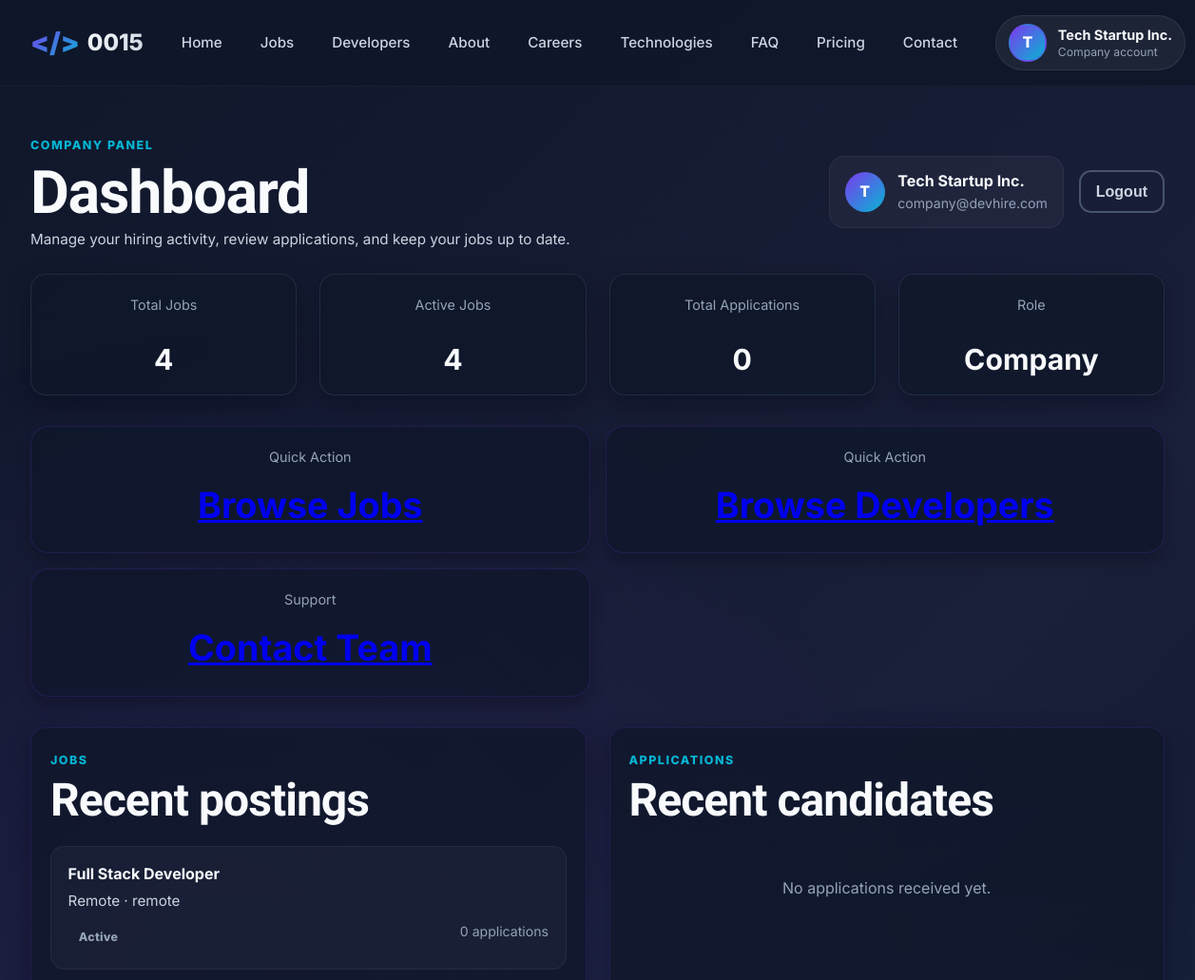
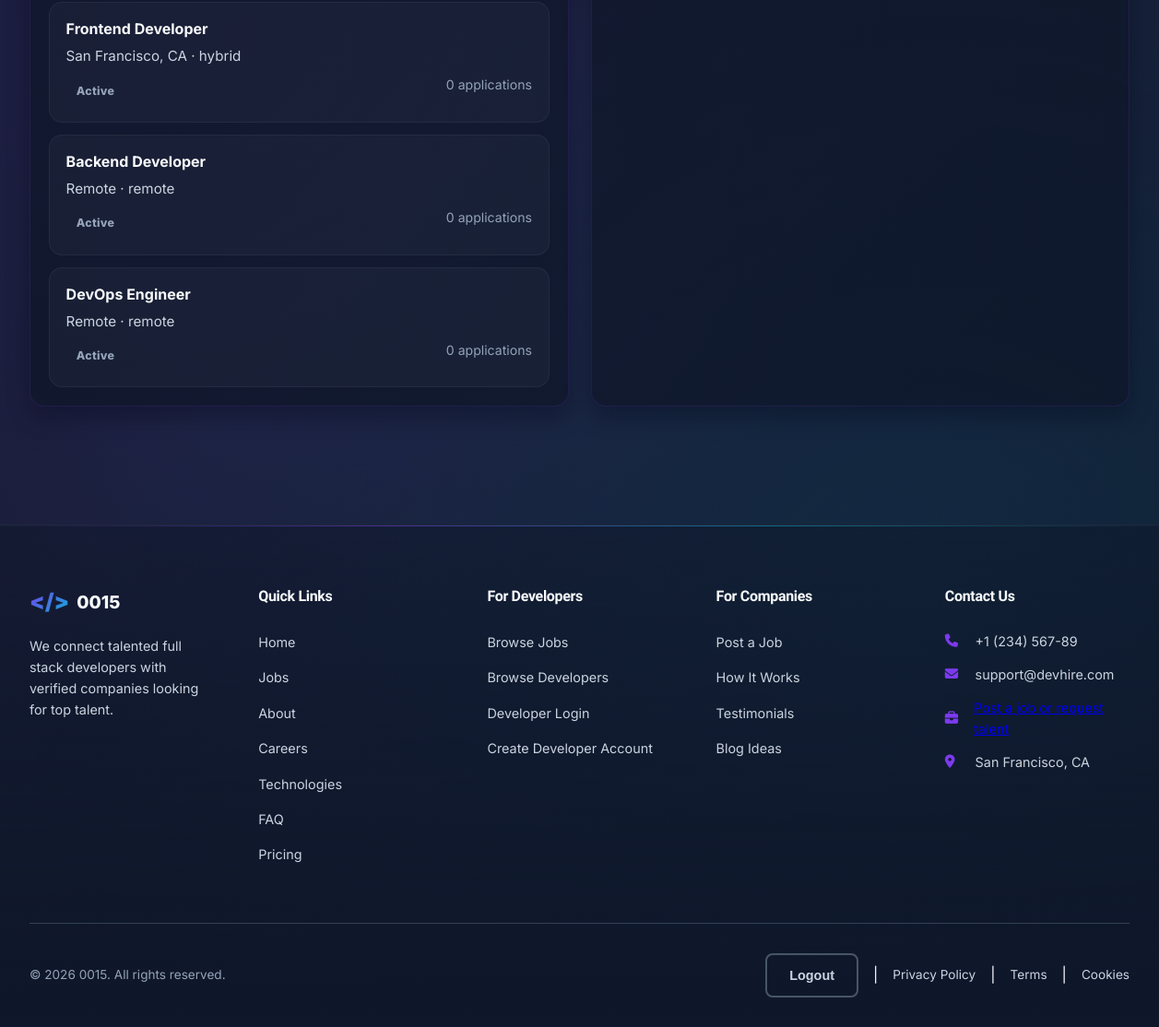
Screenshot of /company/dashboard.php (signed in) with the database file from the repository (2 pictures, top to bottom).
### tables this page shows
CREATE TABLE users (
    id INT PRIMARY KEY AUTO_INCREMENT,
    fullName VARCHAR(255) NOT NULL,
    email VARCHAR(255) NOT NULL UNIQUE,
    password VARCHAR(255) NOT NULL,
    firebase_uid VARCHAR(255) DEFAULT NULL UNIQUE,
    provider VARCHAR(100) DEFAULT 'password',
    phone VARCHAR(20) DEFAULT NULL,
    role ENUM('developer', 'company') NOT NULL DEFAULT 'developer',
    experience VARCHAR(50) DEFAULT NULL,
    techStack LONGTEXT DEFAULT NULL,
    portfolio_url VARCHAR(255) DEFAULT NULL,
    company_name VARCHAR(255) DEFAULT NULL,
    company_description LONGTEXT DEFAULT NULL,
    profile_image VARCHAR(255) DEFAULT NULL,
    bio LONGTEXT DEFAULT NULL,
    verified BOOLEAN NOT NULL DEFAULT FALSE,
    last_login_at TIMESTAMP NULL DEFAULT NULL,
    created_at TIMESTAMP NOT NULL DEFAULT CURRENT_TIMESTAMP,
    updated_at TIMESTAMP NOT NULL DEFAULT CURRENT_TIMESTAMP ON UPDATE CURRENT_TIMESTAMP,
    INDEX idx_email (email),
    INDEX idx_role (role),
    INDEX idx_firebase_uid (firebase_uid),
    INDEX idx_provider (provider)
);

CREATE TABLE jobs (
    id INT PRIMARY KEY AUTO_INCREMENT,
    title VARCHAR(255) NOT NULL,
    company_id INT NOT NULL,
    description LONGTEXT NOT NULL,
    requirements LONGTEXT NOT NULL,
    salary_min INT DEFAULT NULL,
    salary_max INT DEFAULT NULL,
    experience_level VARCHAR(50) DEFAULT NULL,
    job_type ENUM('full-time', 'part-time', 'contract', 'freelance') NOT NULL DEFAULT 'full-time',
    work_mode ENUM('remote', 'hybrid', 'on-site') NOT NULL DEFAULT 'remote',
    location VARCHAR(255) DEFAULT NULL,
    tech_stack LONGTEXT DEFAULT NULL,
    applications_count INT NOT NULL DEFAULT 0,
    status ENUM('active', 'inactive', 'closed') NOT NULL DEFAULT 'active',
    featured BOOLEAN NOT NULL DEFAULT FALSE,
    created_at TIMESTAMP NOT NULL DEFAULT CURRENT_TIMESTAMP,
    updated_at TIMESTAMP NOT NULL DEFAULT CURRENT_TIMESTAMP ON UPDATE CURRENT_TIMESTAMP,
    CONSTRAINT fk_jobs_company FOREIGN KEY (company_id) REFERENCES users(id) ON DELETE CASCADE,
    INDEX idx_status (status),
    INDEX idx_company (company_id),
    INDEX idx_featured (featured),
    FULLTEXT INDEX ft_title_description (title, description)
);

### company/dashboard.php (the view, shortened to what this page needs)
<?php
require_once __DIR__ . '/middleware.php';
$companyId = currentCompanyId();
$companyName = currentUserName();
$companyEmail = currentUserEmail();
$companyProfileStmt = $conn->prepare('SELECT fullName, email, company_name, company_description FROM users WHERE id = ? LIMIT 1');
$companyProfileStmt->bind_param('i', $companyId);
$companyProfileStmt->execute();
$companyProfile = $companyProfileStmt->get_result()->fetch_assoc() ?: [];
if (!empty($companyProfile)) {
    $companyName = (string) ($companyProfile['company_name'] ?? $companyProfile['fullName'] ?? $companyName);
    $companyEmail = (string) ($companyProfile['email'] ?? $companyEmail);
}
$totalJobsStmt = $conn->prepare('SELECT COUNT(*) AS total FROM jobs WHERE company_id = ?');
$totalJobsStmt->bind_param('i', $companyId);
$totalJobsStmt->execute();
$totalJobs = (int) ($totalJobsStmt->get_result()->fetch_assoc()['total'] ?? 0);
$activeJobsStmt = $conn->prepare("SELECT COUNT(*) AS total FROM jobs WHERE company_id = ? AND status = 'active'");
$activeJobsStmt->bind_param('i', $companyId);
$activeJobsStmt->execute();
$activeJobs = (int) ($activeJobsStmt->get_result()->fetch_assoc()['total'] ?? 0);
$applicationsStmt = $conn->prepare('SELECT COUNT(*) AS total FROM applications a INNER JOIN jobs j ON j.id = a.job_id WHERE j.company_id = ?');
$applicationsStmt->bind_param('i', $companyId);
$applicationsStmt->execute();
$totalApplications = (int) ($applicationsStmt->get_result()->fetch_assoc()['total'] ?? 0);
$recentApplicationsStmt = $conn->prepare('SELECT a.id, a.full_name, a.email, a.job_position, a.status, a.created_at, j.title AS job_title FROM applications a INNER JOIN jobs j ON j.id = a.job_id WHERE j.company_id = ? ORDER BY a.created_at DESC LIMIT 8');
$recentApplicationsStmt->bind_param('i', $companyId);
$recentApplicationsStmt->execute();
$recentApplications = $recentApplicationsStmt->get_result()->fetch_all(MYSQLI_ASSOC);
$recentJobsStmt = $conn->prepare('SELECT id, title, status, applications_count, location, work_mode, created_at FROM jobs WHERE company_id = ? ORDER BY created_at DESC LIMIT 6');
$recentJobsStmt->bind_param('i', $companyId);
$recentJobsStmt->execute();
$recentJobs = $recentJobsStmt->get_result()->fetch_all(MYSQLI_ASSOC);
include '../includes/header.php';
include '../includes/navbar.php';
?>
<section class="admin-shell">
    <div class="admin-hero">
        <div>
            <span class="eyebrow">Company Panel</span>
            <h1>Dashboard</h1>
            <p>Manage your hiring activity, review applications, and keep your jobs up to date.</p>
        </div>
        <div class="admin-hero-actions">
            <div class="admin-user-summary">
                <div class="admin-user-avatar"><?= htmlspecialchars(strtoupper(substr($companyName, 0, 1)), ENT_QUOTES, 'UTF-8') ?></div>
                <div>
                    <strong><?= htmlspecialchars($companyName, ENT_QUOTES, 'UTF-8') ?></strong>
                    <span><?= htmlspecialchars($companyEmail, ENT_QUOTES, 'UTF-8') ?></span>
                </div>
            </div>
            <?= renderLogoutForm('Logout', 'btn-secondary btn-inline') ?>
        </div>
    </div>
    <div class="dashboard-grid stats-grid-4">
        <article class="stat-card">
            <span>Total Jobs</span>
            <strong><?= number_format($totalJobs) ?></strong>
        </article>
        <article class="stat-card">
            <span>Active Jobs</span>
            <strong><?= number_format($activeJobs) ?></strong>
        </article>
        <article class="stat-card">
            <span>Total Applications</span>
            <strong><?= number_format($totalApplications) ?></strong>
        </article>
        <article class="stat-card">
            <span>Role</span>
            <strong>Company</strong>
        </article>
    </div>
    <div class="dashboard-grid stats-grid-2 mt-3">
        <article class="stat-card subtle">
            <span>Quick Action</span>
            <strong><a href="<?= appUrl('pages/jobs.php') ?>">Browse Jobs</a></strong>
        </article>
        <article class="stat-card subtle">
            <span>Quick Action</span>
            <strong><a href="<?= appUrl('pages/developers.php') ?>">Browse Developers</a></strong>
        </article>
        <article class="stat-card subtle">
            <span>Support</span>
            <strong><a href="<?= appUrl('pages/contact.php') ?>">Contact Team</a></strong>
        </article>
    </div>
    <div class="profile-panels panel-top-spacing">
        <section class="panel">
            <div class="panel-header">
                <div>
                    <span class="eyebrow">Jobs</span>
                    <h2>Recent postings</h2>
                </div>
            </div>
            <?php if (!empty($recentJobs)): ?>
                <div class="profile-list">
                    <?php foreach ($recentJobs as $job): ?>
                        <article class="profile-item-card">
                            <div>
                                <strong><?= htmlspecialchars($job['title'] ?? 'Untitled job', ENT_QUOTES, 'UTF-8') ?></strong>
                                <p><?= htmlspecialchars($job['location'] ?? 'Remote', ENT_QUOTES, 'UTF-8') ?> &middot; <?= htmlspecialchars($job['work_mode'] ?? 'remote', ENT_QUOTES, 'UTF-8') ?></p>
                            </div>
                            <div class="profile-item-meta">
                                <span class="status-badge status-<?= htmlspecialchars($job['status'] ?? 'active', ENT_QUOTES, 'UTF-8') ?>"><?= htmlspecialchars(ucfirst($job['status'] ?? 'active'), ENT_QUOTES, 'UTF-8') ?></span>
                                <span><?= number_format((int) ($job['applications_count'] ?? 0)) ?> applications</span>
                            </div>
                        </article>
                    <?php endforeach; ?>
                </div>
            <?php else: ?>
                <div class="empty-state">No jobs have been posted yet.</div>
            <?php endif; ?>
        </section>
        <section class="panel">
            <div class="panel-header">
                <div>
                    <span class="eyebrow">Applications</span>
                    <h2>Recent candidates</h2>
                </div>
            </div>
            <?php if (!empty($recentApplications)): ?>
                <div class="profile-list">
                    <?php foreach ($recentApplications as $application): ?>
                        <article class="profile-item-card">
                            <div>
                                <strong><?= htmlspecialchars($application['full_name'] ?? 'Applicant', ENT_QUOTES, 'UTF-8') ?></strong>
                                <p><?= htmlspecialchars($application['job_title'] ?? 'Job', ENT_QUOTES, 'UTF-8') ?> &middot; <?= htmlspecialchars($application['email'] ?? '', ENT_QUOTES, 'UTF-8') ?></p>
                            </div>
                            <div class="profile-item-meta">
                                <span class="status-badge status-<?= htmlspecialchars($application['status'] ?? 'pending', ENT_QUOTES, 'UTF-8') ?>"><?= htmlspecialchars(ucfirst($application['status'] ?? 'pending'), ENT_QUOTES, 'UTF-8') ?></span>
                                <span><?= htmlspecialchars(date('M j, Y', strtotime((string) $application['created_at'])), ENT_QUOTES, 'UTF-8') ?></span>
                            </div>
                        </article>
                    <?php endforeach; ?>
                </div>
            <?php else: ?>
                <div class="empty-state">No applications received yet.</div>
            <?php endif; ?>
        </section>
    </div>
</section>
<?php include '../includes/footer.php'; ?>

### rows the page displays
users: company_name "T", company_name "Tech Startup Inc.", email "company@devhire.com"
jobs: title "Full Stack Developer", location "Remote", work_mode "remote", status "Active", applications_count "0"
jobs: title "Frontend Developer", location "San Francisco, CA", work_mode "hybrid", status "Active", applications_count "0"
jobs: title "Backend Developer", location "Remote", work_mode "remote", status "Active", applications_count "0"
jobs: title "DevOps Engineer", location "Remote", work_mode "remote", status "Active", applications_count "0"

### other values shown
$siteName "0015"
substr($displayName, 0, 1) "T"
$displayName "Tech Startup Inc."
roleLabel($currentRole) "Company"
$label "Logout Logout"
$totalJobs "4"
$activeJobs "4"
$totalApplications "0"
substr(CONTACT_PHONE, 0, 15) "+1 (234) 567-89"
CONTACT_SUPPORT_EMAIL "support@devhire.com"
